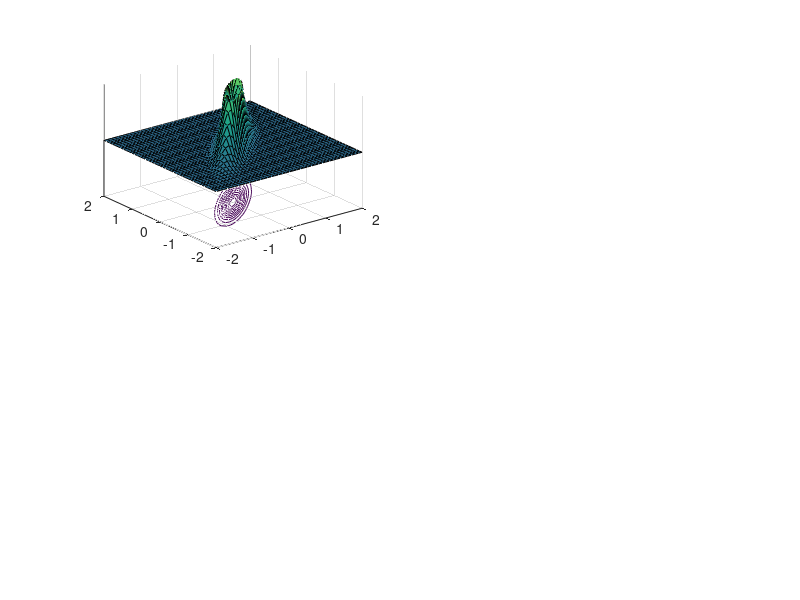
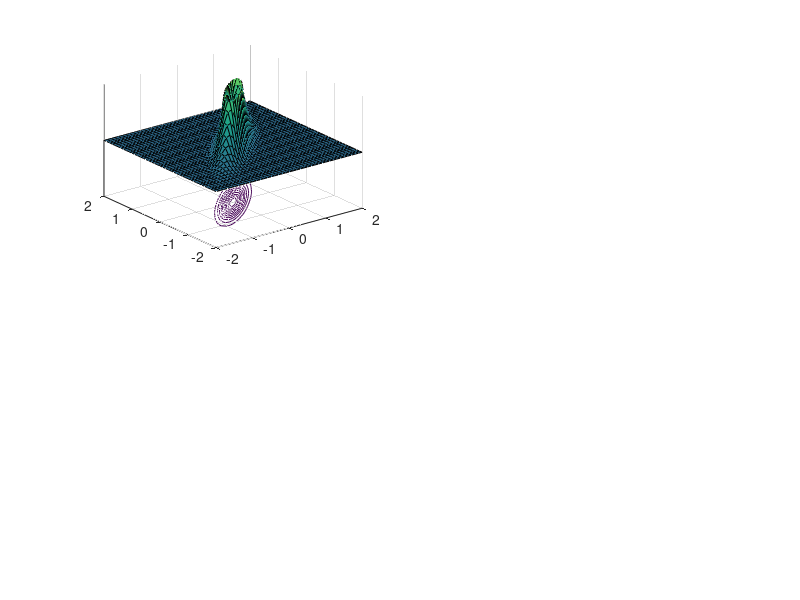
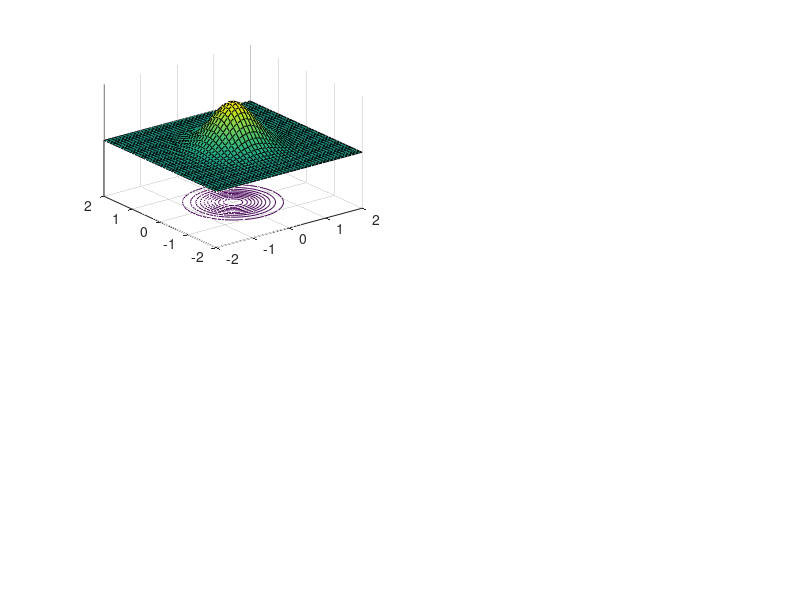
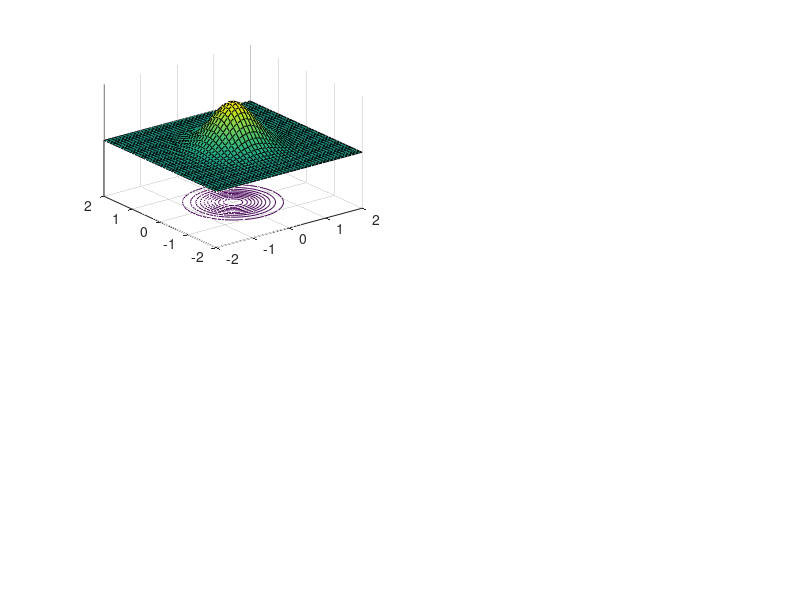

These charts were generated, in order, by the following MATLAB code:
% plot a Gauss surface plot
% Copyright 1999 by Todd K. Moon

mx = 0; my = 0;
sx2 = 1; sy2=1;
sx = sqrt(sx2);  sy = sqrt(sy2);
rho = .9;

 [X,Y] = meshgrid([-2:.1:2]);
fxy = 1/(2*pi*sx*sy*sqrt(1-rho^2))*...
	    exp(-2/(1-rho^2)*((X -mx).^2/sx2 + (Y-my).^2/sy2 - ...
		2*rho*(X-mx).*(Y-my)/(sx*sy)));
clf
subplot(2,2,1);
surf(X,Y,100*fxy+20); %,gradient(fxy))
hold on
contour(X,Y,fxy,10);
set(gca,'ZTick',[])
axis([-2 2 -2 2 0 40])

print -dps ../pictures/gauss21.ps
print -deps ../pictures/gauss21.eps
j = input('press enter')

rho = 0;
fxy2 = 1/(2*pi*sx*sy*sqrt(1-rho^2))*...
	    exp(-2/(1-rho^2)*((X -mx).^2/sx2 + (Y-my).^2/sy2 - ...
		2*rho*(X-mx).*(Y-my)/(sx*sy)));
clf
subplot(2,2,1);
surf(X,Y,100*fxy2+20)
hold on 
contour(X,Y,fxy2);
set(gca,'ZTick',[])
axis([-2 2 -2 2 0 40])
print -dps ../pictures/gauss22.ps
print -deps ../pictures/gauss22.eps

